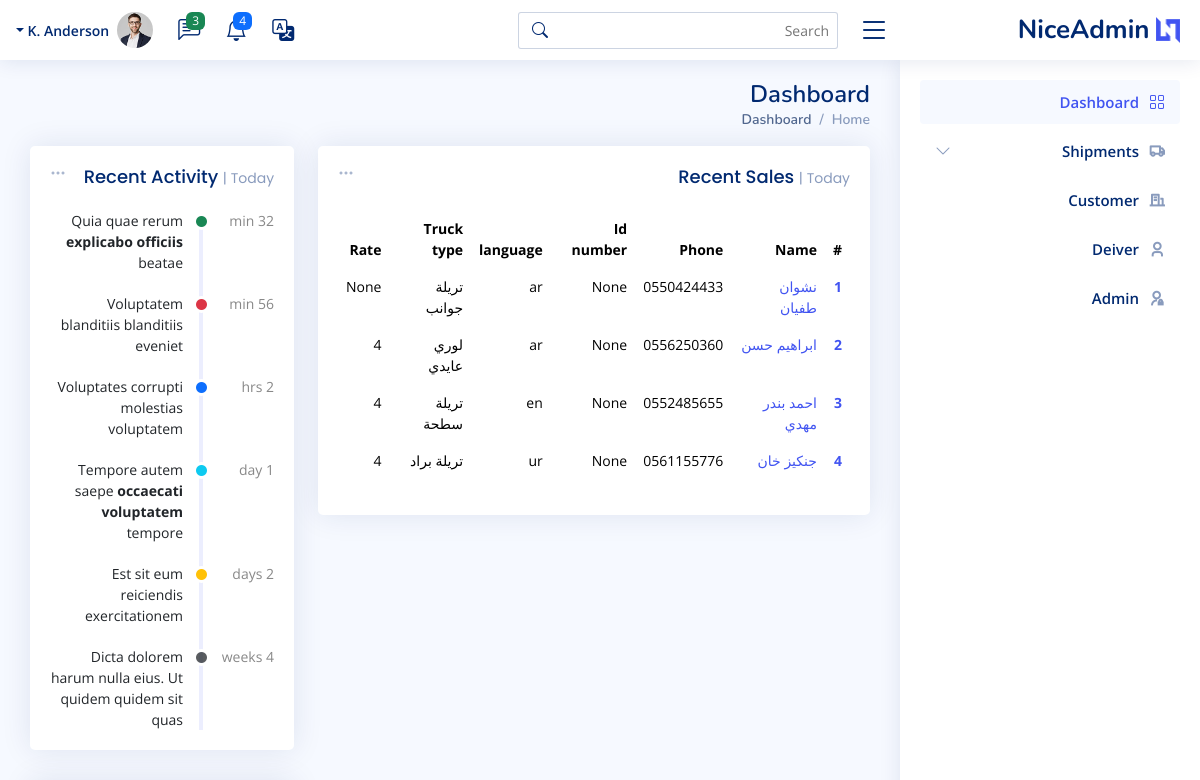
Before: /driver/ (upper part) with the older database file.
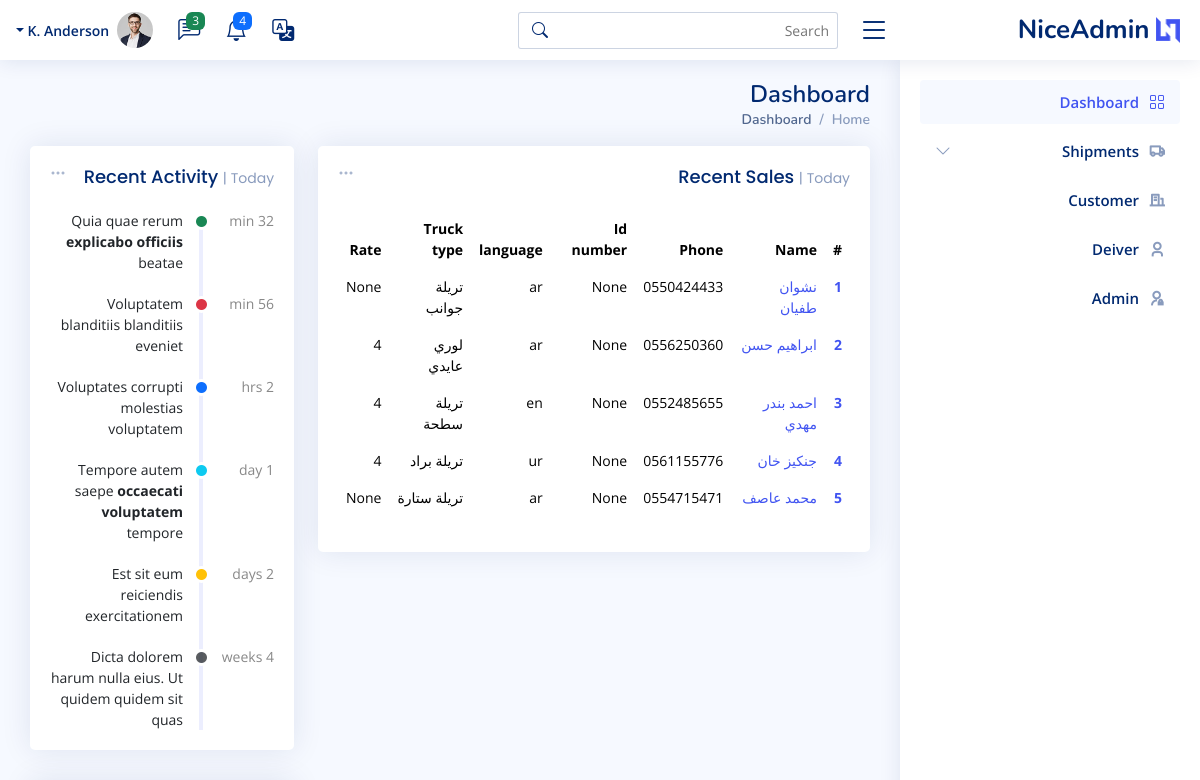
After: the same page with the newer database file.
### drivers/models.py (models this page shows, shortened)
class Driver(models.Model):
    name = models.CharField(max_length=120)
    phone = models.CharField(max_length=120)
    id_number = models.CharField(max_length=10, null=True, blank=True)
    language = models.CharField( max_length=120, choices=LANGUAHE, null=True, blank=True)
    truck_type =models.CharField(max_length=120, choices=TRUCK_TYPE, null=True, blank=True)
    rate = models.IntegerField(null=True, blank=True)

### drivers/views.py (the view)
# urls.py: path('', DriverList.as_view(), name='driver_list'),
class DriverList(ListView):
    model = Driver

### templates/drivers/driver_list.html (shortened to what the changed rows need)
{% extends 'base.html' %}
{% load static %}
{% block body %}
<main id="main" class="main">
    <div class="pagetitle">
        <h1>Dashboard</h1>
    </div>
    <section class="section dashboard">
        <div class="row">
            <div class="col-lg-8">
                <div class="row">
                    <div class="col-12">
                        <div class="card recent-sales overflow-auto">
                            <div class="card-body">
                                <table class="table table-borderless datatable  table-hover">
                                    <thead>
                                        <tr>
                                            <th scope="col">#</th>
                                            <th scope="col">Name</th>
                                            <th scope="col">Phone</th>
                                            <th scope="col">Id number</th>
                                            <th scope="col">language</th>
                                            <th scope="col">Truck type</th>
                                            <th scope="col">Rate</th>
                                        </tr>
                                    </thead>
                                    <tbody>
                                        {% for driver in driver_list %}
                                        <tr>
                                            <th scope="row"><a href="#">{{ driver.id }}</a></th>
                                            <td><a href="#">{{ driver.name }}</a></td>
                                            <td>{{ driver.phone}}</td>
                                            <td>{{ driver.id_number }}</td>
                                            <td>{{ driver.language }} </td>
                                            <td>{{ driver.truck_type }}</td>
                                            <td>{{ driver.rate}}</td>
                                        </tr>
                                        {% endfor %}
                                    </tbody>
                                </table>
                            </div>
                        </div>
                    </div>
                </div>
            </div>
        </div>
    </section>
</main>
{% endblock %}

Changed rows visible on the page:
added Driver: id "5", name "محمد عاصف", phone "0554715471", id_number "None", language "ar", truck_type "تريلة ستارة", rate "None"
